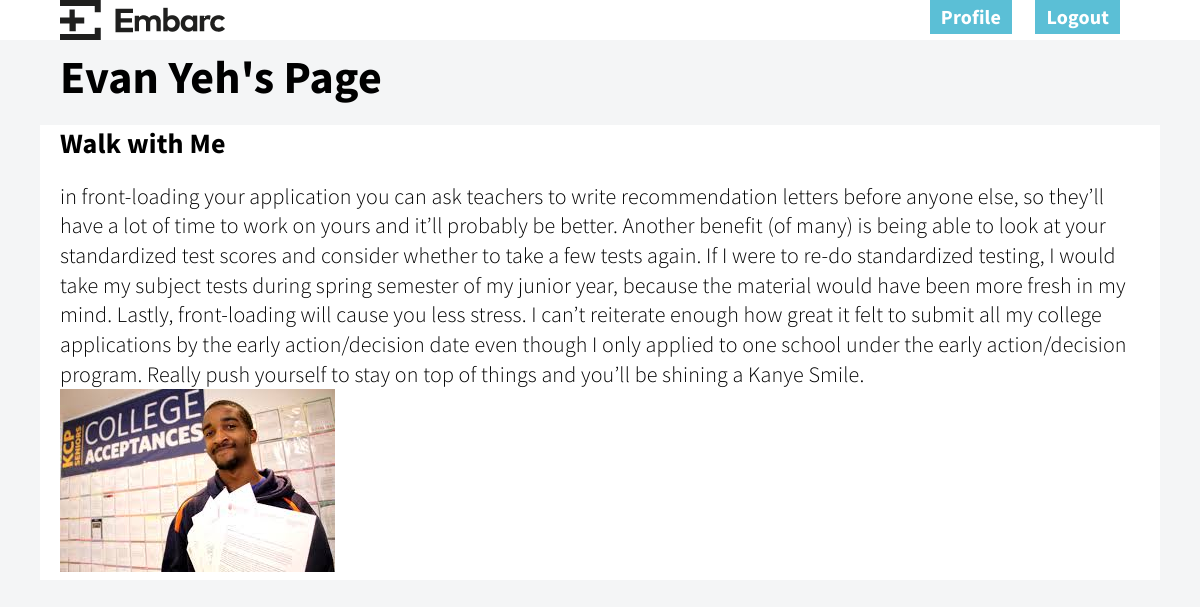
/profile/eyeh/ (signed in), run on the app's committed database.
### embarc/models.py (models this page shows, shortened)
class User(db.Model):
    id = db.Column(db.Integer, primary_key=True)
    username = db.Column(db.String(120), unique=False, nullable=False)
    first_name = db.Column(db.String(120), unique=False, nullable=False)
    last_name = db.Column(db.String(120), unique=False, nullable=False)
    email = db.Column(db.String(120), unique=False, nullable=False)
    group = db.Column(db.String(120), unique=False, nullable=False)
    password = db.Column(db.String(120), unique=False, nullable=False)
    user_type = db.Column(db.String(10), unique=False, nullable=False)

class Reflection(db.Model):
    id = db.Column(db.Integer, primary_key=True)
    name = db.Column(db.String(120), unique=False, nullable=False)
    description = db.Column(db.String(3000), unique=False, nullable=False)
    journeyid = db.Column(db.Integer, unique=False, nullable=False)
    journeyname = db.Column(db.Integer, unique=False, nullable=False)
    date = db.Column(db.DateTime, nullable=False, default=datetime.utcnow)
    picture = db.Column(db.String(250), unique=False, nullable=True)

### embarc/views.py (the view)
@app.route('/profile/<user_slug>/', methods=['GET', 'POST'])
def show_user(user_slug):
    context = {
        "reflections" : Reflection.query.filter_by(name=user_slug)
    }
    full_user = User.query.filter_by(username=user_slug).first()
    return render_template('user.html', **context, user=current_user, target_user=full_user)

### embarc/views.py (called while the page is built)
@login_manager.user_loader
def load_user(id):
    return User.query.get(int(id))

@app.before_request
def get_current_user():
    g.user = current_user

### embarc/templates/user.html (shortened to what this page needs)
{% extends "layout.html" %}
{% block body %}
    <div class="container">
      <h1> {{ target_user.first_name }} {{ target_user.last_name }}'s Page </h1>
      </div>
  {% for reflection in reflections %}
  <div class="container container-comment">
      <h3>{{ reflection['journeyname'] }}</h3>
      <h4>{{ reflection['description']}}</h4>
      {% if reflection.picture %}
          <img src="{{ url_for('static', filename='cdn/{}'.format(reflection.picture)) }}">
      {% endif %}
  </div>
  {% endfor %}
{% endblock %}

### embarc/static/css/all.css (style rules this page uses)
*,*:after,*:before { box-sizing:inherit }
html { box-sizing:border-box;font-size:62.5% }
body { color:#000;font-family:'Roboto', 'Helvetica Neue', 'Helvetica', 'Arial', sans-serif;font-size:1.6em;font-weight:300;letter-spacing:.01em;line-height:1.6 }
.container { margin:0 auto;max-width:112.0rem;padding:0 2.0rem;position:relative;width:100% }
h1,h2,h3,h4,h5,h6 { font-weight:300;letter-spacing:-.1rem;margin-bottom:2.0rem;margin-top:0 }
h1 { font-size:4.6rem;line-height:1.2 }
h3 { font-size:2.8rem;line-height:1.3 }
h4 { font-size:2.2rem;letter-spacing:-.08rem;line-height:1.35 }
img { max-width:100% }
body { margin:0;background-color:#f4f5f6;font-family:'Source Sans Pro', sans-serif }
h1 { margin-top:5rem;margin-bottom:2rem }
h1,h2,h3 { font-weight:700 }
h1,h2,h3,h4 { letter-spacing:inherit }
.container-comment { padding-top:0;padding-bottom:0;background-color:#fff }
.container-comment h4 { margin-bottom:0 }

### data on the page
User: first_name "Evan", last_name "Yeh"
Reflection: journeyname "Walk with Me", description "in front-loading your application you can ask teachers to write recommendation letters before anyone else, so they’ll have a lot of time to work on yours and it’ll probably be better. Another benefit (of many) is being able to look at your standardized test scores and consider whether to take a few tests again. If I were to re-do standardized testing, I would take my subject tests during spring semester of my junior year, because the material would have been more fresh in my mind. Lastly, front-loading will cause you less stress. I can’t reiterate enough how great it felt to submit all my college applications by the early action/decision date even though I only applied to one school under…", picture (picture)
